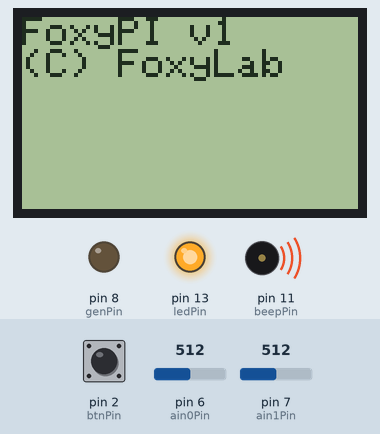
This sketch was run on a simulated Arduino Uno, built with avr-gcc and run on an emulated ATmega328P. On the bench: 84×48 one-colour display, output pins drawn as LEDs (lit = HIGH), buzzer (waves = sounding). The test bench sets the inputs (shaded band); at power-on: pin 6 (ain0Pin) = 512, pin 2 (btnPin) HIGH, pin 7 (ain1Pin) = 512.

Above: at 0.1 s.
At 2.7 s:
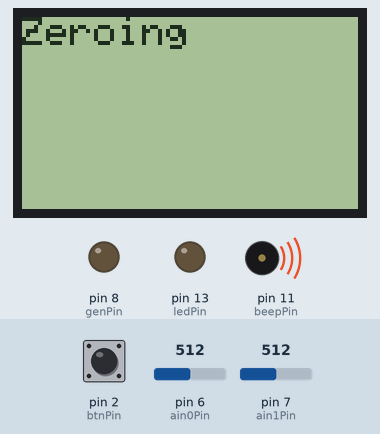
2.8 s: pin 6 (ain0Pin) set to 306
At 3.2 s:
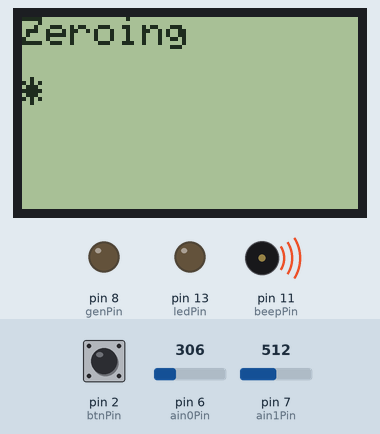
Timing chart, 0 to 5.8 s (numbered marks = the images above; inputs shaded):
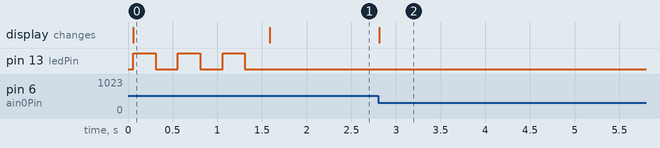

Measured:
- after the input at 2.8 s, the display: changes at once (image 2)
- what the display in image 0 shows lasts 1.5 s, from 0.1 s to 1.6 s

The sketch:

FoxyPIv1.ino
```cpp
// (licence header left out)
#include <Adafruit_GFX.h>
#include <Adafruit_PCD8544.h>
#include <JeeLib.h> // Low power functions library
//AVR
#include <avr/io.h>
#include <avr/power.h>
#include <util/delay.h>

//bits clear
#ifndef cbi
#define cbi(sfr, bit) (_SFR_BYTE(sfr) &= ~_BV(bit))
#endif
//bits set
#ifndef sbi
#define sbi(sfr, bit) (_SFR_BYTE(sfr) |= _BV(bit))
#endif

//LCD pins
Adafruit_PCD8544 display = Adafruit_PCD8544(3, 4, 5, 9, 10);

//Arduino pins
//D02 - btn
//D03 - CLK
//D04 - Din
//D05 - DC
//D06 - AIN0
//D07 - AIN1
//D08 - gen
//D09 - CE
//D10 - RST
//D11 - beep
//D13 - LED

//constants
//------------ pins
const int genPin = 8; //gen pin
const int btnPin = 2; //btn pin
const int ain0Pin = 6; //AIN0 pin
const int ain1Pin = 7; //AIN1 pin
const int ledPin = 13; //LED pin
const int beepPin = 11; //beep pin
//------------ delays
const unsigned int PULSE_US = 250; //pulse length, us
const unsigned int DELAY_US = 5; //delay time, us
const unsigned int PAUSE_MS = 20;  //pause length, ms
const unsigned int BLINK_MS = 250; //blink length, ms
const unsigned int BEEP_MS = 1000; //beep length, ms

const int BLINK_TIMES = 3;//init blink times
//PWM
const byte BEEP_ON = 128;//PWM beep on
const byte BEEP_OFF = 0;//PWM beep off
//LCD
const byte CONTRAST = 50;//LCD contrast
const byte TEXT_SIZE_SMALL = 1;//LCD text size (small)
const byte TEXT_SIZE_BIG = 3;//LCD text size (big)

const int PROTECT = 3;
const int AVG_COUNTS = 20;
const int ZERO_COUNTS = 4000;

//------------ btn

//vars
int count;
int i;
int zero = 0;
int counter;//counter
float count_avg;
int btnState = 0;
boolean zeroing = false;
unsigned int zero_count = 0;
int delta = 0;//diff

ISR(WDT_vect) { Sleepy::watchdogEvent(); } // Setup the watchdog

boolean target = false;

void setup()   {
  Serial.begin(9600);
  pinMode(genPin, OUTPUT);//gen pin -> out
  pinMode(btnPin, INPUT_PULLUP); //btn pin <- in
  digitalWrite(btnPin, HIGH); //btn pin pull-up en
  pinMode(ledPin, OUTPUT);//LED pin -> out
  digitalWrite(ledPin,LOW);//LED off
  //beep
  pinMode(beepPin, OUTPUT);//beep pin -> out
  analogWrite(beepPin, BEEP_OFF);//the duty cycle: between 0 (always off) and 255 (always on)  490 (500) Hz
  //comparator init
  pinMode(ain0Pin, INPUT);//AIN0 -> input
  pinMode(ain1Pin, INPUT);//AIN1 -> input
  ACSR = 0b00000000;
  ADCSRA = 0b10000000;
  ADCSRB = 0b00000000;
  //zeroing init
  zero_count = ZERO_COUNTS;
  zero = 0;
  zeroing = true;
  target = false;
  display.begin();//LCD init
  display.clearDisplay();//LCD clear
  display.display();
  //contrast set
  display.setContrast(CONTRAST);
  //text color set
  display.setTextColor(BLACK);
  //text size set
  display.setTextSize(TEXT_SIZE_SMALL);
  //welcome message
  display.println("FoxyPI v1");
  display.println("(C) FoxyLab");
  display.display();
  //blink $ beep 3 times
  for (i = 0 ; i < BLINK_TIMES ; i++)
  {
    digitalWrite(ledPin,HIGH);//LED on
    analogWrite(beepPin, BEEP_ON);//beep on
    delay(BLINK_MS);
    digitalWrite(ledPin,LOW);//LED off
    analogWrite(beepPin, BEEP_OFF);//beep off
    delay(BLINK_MS);
  }
  power_adc_disable();//ADC disable
  power_spi_disable();//SPI disable
  power_twi_disable();//Two Wire Interface disable
  power_usart0_disable();//USART0 disable
  display.clearDisplay();//LCD clear
  display.display();
  display.setCursor(0, 0);
  display.println("Zeroing");
  display.display();
}


void loop()
{
  while (true) //infinite loop
  {
    noInterrupts();//interrupts disable
    count = 0;
    //pulse
    PORTB |= 0b00000001; //1
    delayMicroseconds(PULSE_US);
    PORTB &= ~0b00000001; //0
    //delay time
    delayMicroseconds(DELAY_US);
    //low wait
    do
    {
    }
    while ((ACSR & 0b00100000) != 0);
    //hi wait
    do
    {
      count=count+1;
    }
    while ((ACSR & 0b00100000) == 0);
    interrupts();//interrupts enable

    //zeroing
    if (zeroing) {
      if (count>zero) {
        zero = count;//new zero value
      }
      zero_count--;//zero counter decrement
      if (zero_count == 0) {
        //display
        display.clearDisplay();//LCD clear
        display.display();
        display.setCursor(0, 0);
        display.print("Zero: ");
        display.println(zero);
        display.display();
        //beep
        digitalWrite(ledPin,HIGH);//LED on
        analogWrite(beepPin, BEEP_ON);
        delay(BEEP_MS);
        digitalWrite(ledPin,LOW);//LED off
        analogWrite(beepPin, BEEP_OFF);
        zeroing = false;//zeroing O.K.
        counter = 0;//average counter reset
        count_avg = 0;
      }
      else {
        display.setCursor(0, 15);
        //*********
        for (i = 0 ; i < ( ((float) ((float) (ZERO_COUNTS-zero_count)/ZERO_COUNTS)))*10 ; i++)
        {
          display.print("*");
        }
        display.display();
      }
    }
    else {
      delta = count - zero;
      //target check
      if (count > (zero+PROTECT)) {
        //target is found!!!
        target = true;
        digitalWrite(ledPin,HIGH);//LED on
        analogWrite(beepPin, BEEP_ON);//beep on
        //delta indication
        //???
      }
      else
      {
        //target not found
        target = false;
        digitalWrite(ledPin,LOW);//LED off
        analogWrite(beepPin, BEEP_OFF);//beep off
      }

      //avg calculation
      count_avg = (count_avg*counter+count)/(++counter);
      if (counter == AVG_COUNTS) {
        //avg display
        display.clearDisplay();//LCD clear
        display.display();
        display.setCursor(0, 0);
        display.setTextSize(TEXT_SIZE_BIG);
        display.println(((int) count_avg));
        display.display();
        count_avg = 0;//avg reset
        counter = 0;//counter reset

      }
    }

    //pause between pulses
    if (target) {
        delay(PAUSE_MS);
      }
      else {
        Sleepy::loseSomeTime(PAUSE_MS);
    }

    //zeroing pushbutton check
    btnState = digitalRead(btnPin);//btn reading
    if ((btnState == 0) && (zeroing == false)) {
      //button is pressed
      zero_count = ZERO_COUNTS;
      zero = 0;
      zeroing = true;
      target = false;
      display.clearDisplay();//LCD clear
      display.display();
      display.setCursor(0, 0);
      display.setTextSize(TEXT_SIZE_SMALL);
      display.println("Zeroing");
      display.display();
      digitalWrite(ledPin,LOW);//LED off
      analogWrite(beepPin, BEEP_OFF);//beep off
    }

    //next pulse
  }
}
```
